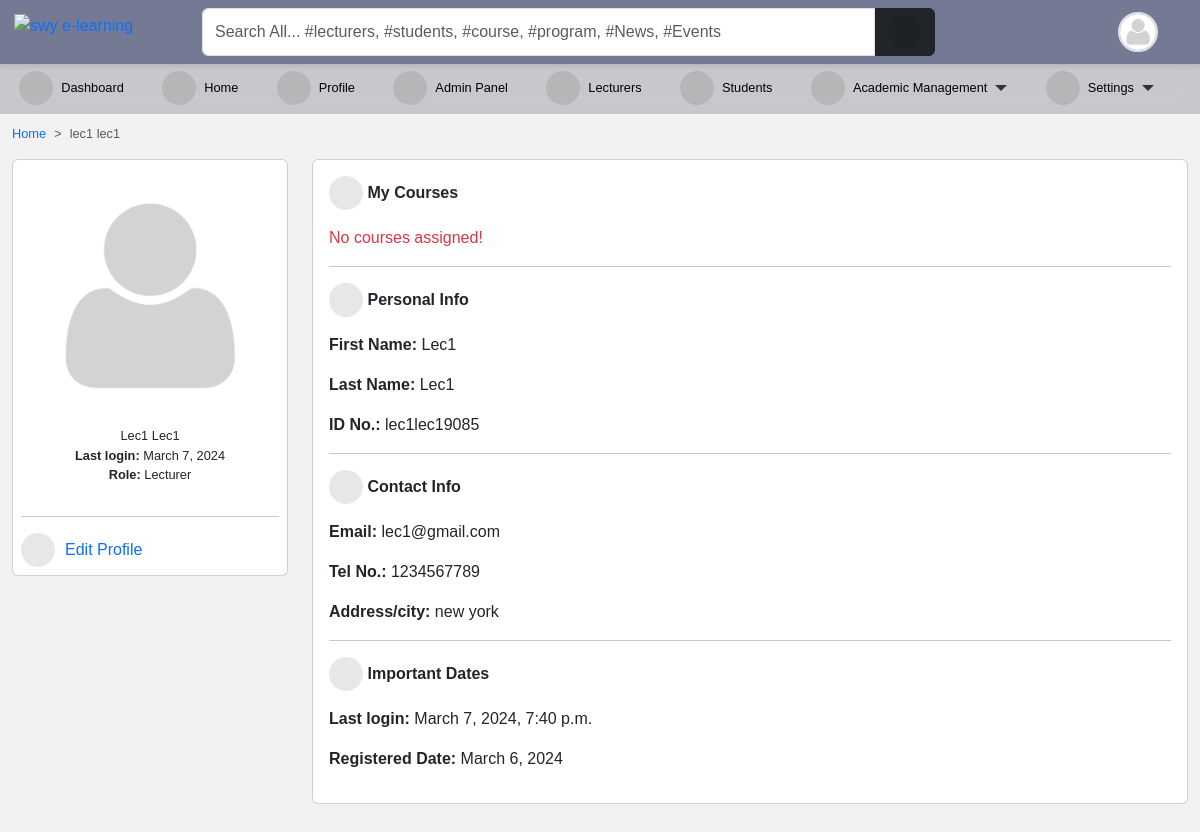
The page /accounts/profile/2/detail/ (signed in) on the database as committed earlier.
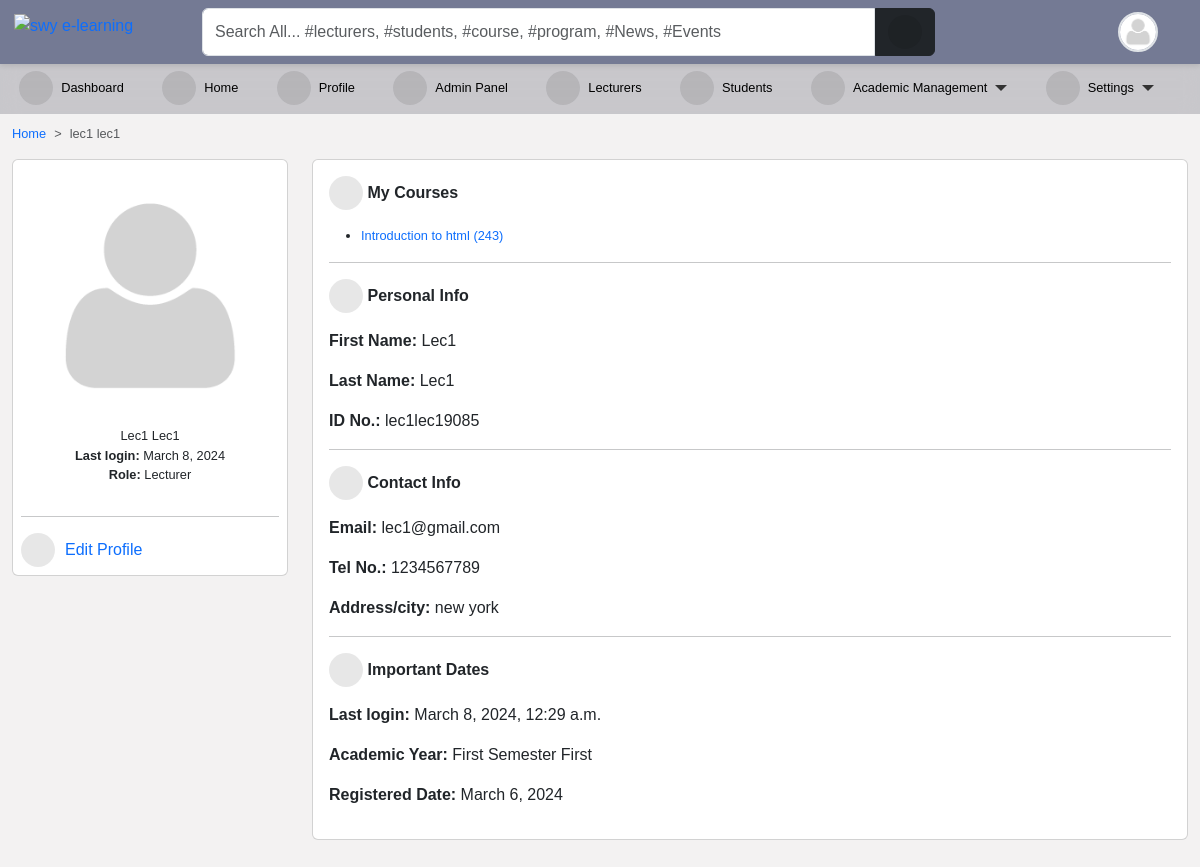
The same page on the database as committed later.
### accounts/models.py (models this page shows, shortened)
class User(AbstractUser):
    is_student = models.BooleanField(default=False)
    is_lecturer = models.BooleanField(default=False)
    gender = models.CharField(max_length=1, choices=GENDERS, blank=True, null=True)
    phone = models.CharField(max_length=60, blank=True, null=True)
    address = models.CharField(max_length=60, blank=True, null=True)
    picture = models.ImageField(
        upload_to="profile_pictures/%y/%m/%d/", default="default.png", null=True
    )
    email = models.EmailField(blank=True, null=True)
    username_validator = ASCIIUsernameValidator()
    objects = CustomUserManager()
    class Meta:
        ordering = ("-date_joined",)
    @property
    def get_full_name(self):
        full_name = self.username
        if self.first_name and self.last_name:
            full_name = self.first_name + " " + self.last_name
        return full_name
    @property
    def get_user_role(self):
        if self.is_superuser:
            role = "Admin"
        elif self.is_student:
            role = "Student"
        elif self.is_lecturer:
            role = "Lecturer"
        return role

### course/models.py (models this page shows, shortened)
class Course(models.Model):
    slug = models.SlugField(blank=True, unique=True)
    title = models.CharField(max_length=200, null=True)
    code = models.CharField(max_length=200, unique=True, null=True)
    credit = models.IntegerField(null=True, default=0)
    summary = models.TextField(max_length=200, blank=True, null=True)
    program = models.ForeignKey(Program, on_delete=models.CASCADE)
    level = models.CharField(max_length=25, choices=LEVEL, null=True)
    year = models.IntegerField(choices=YEARS, default=0)
    semester = models.CharField(choices=SEMESTER, max_length=200)
    is_elective = models.BooleanField(default=False, blank=True, null=True)
    objects = CourseManager()
    def __str__(self):
        return "{0} ({1})".format(self.title, self.code)
    def get_absolute_url(self):
        return reverse("course_detail", kwargs={"slug": self.slug})

### core/models.py (models this page shows)
class Semester(models.Model):
    semester = models.CharField(max_length=10, choices=SEMESTER, blank=True)
    is_current_semester = models.BooleanField(default=False, blank=True, null=True)
    session = models.ForeignKey(
        Session, on_delete=models.CASCADE, blank=True, null=True
    )
    next_semester_begins = models.DateField(null=True, blank=True)
    def __str__(self):
        return self.semester

class Session(models.Model):
    session = models.CharField(max_length=200, unique=True)
    is_current_session = models.BooleanField(default=False, blank=True, null=True)
    next_session_begins = models.DateField(blank=True, null=True)
    def __str__(self):
        return self.session

### accounts/decorators.py (the view)
    def wrapper(request, *args, **kwargs):
        if test_func(request.user):
            return function(request, *args, **kwargs) if function else None
        else:
            return redirect(redirect_to)

### accounts/views.py (called while the page is built, shortened)
@login_required(login_url='login')
@admin_required
def profile_single(request, id):
    if request.user.id == id:
        return redirect("/profile/")
    current_session = Session.objects.filter(is_current_session=True).first()
    current_semester = Semester.objects.filter(
        is_current_semester=True, session=current_session
    ).first()
    user = User.objects.get(pk=id)
    if user.is_lecturer:
        courses = Course.objects.filter(allocated_course__lecturer__pk=id).filter(
            semester=current_semester
        )
        context = {
            "title": user.get_full_name,
            "user": user,
            "user_type": "Lecturer",
            "courses": courses,
            "current_session": current_session,
            "current_semester": current_semester,
        }
        return render(request, "accounts/profile_single.html", context)

### templates/accounts/profile_single.html (shortened to what this page needs)
{% extends 'base.html' %}
{% load static %}
{% load i18n %}
{% block content %}
{% if user.is_authenticated %}
<nav style="--bs-breadcrumb-divider: '>';" aria-label="breadcrumb">
    <ol class="breadcrumb">
      <li class="breadcrumb-item"><a href="/">Home</a></li>
      <li class="breadcrumb-item active" aria-current="page">{{ user.get_full_name }}</li>
    </ol>
</nav>
<div class="row">
    <div class="col-md-3 mx-auto">
        <div class="card  p-2">
            <div class="text-center">
                <img src="{{ user.picture.url }}" class="w-100">
                <ul class="px-2 list-unstyled">
                    <li>{{ user.get_full_name|title }}</li>
                    <li><strong>Last login: </strong>{{ user.last_login|date }}</li>
                    <li><strong>Role: </strong>
                        {{ user.get_user_role }}
                    </li>
                </ul>
            </div>
            <hr>
            {% if request.user.is_superuser %}
            <div class="btn-flex">
                {% if user.is_lecturer %}
                <a class="edit-btn" href="{% url 'staff_edit' pk=user.id %}">
                    <i class="fas fa-user-edit"></i><span class="mobile-hide">Edit Profile</span>
                </a>
                {% endif %}
            </div>
            {% endif %}
        </div>
    </div>
    <div class="col-md-9 mx-auto">
        <div class="card">
            <div class="card-body">
                {% if user.is_lecturer %}
                <p class="fw-bold"><i class="fas fa-book-open"></i> My Courses</p>
                {% if courses %}
                <ul>
                    {% for course in courses %}
                    <li><a href="{{ course.get_absolute_url }}">{{ course }}</a></li>
                    {% endfor %}
                </ul>
                {% else %}
                <div class="text-danger">No courses assigned!</div>
                {% endif %}
                <hr>
                {% endif %}
                <p class="fw-bold"><i class="fas fa-user"></i> Personal Info</p>
                <div class="dashboard-description">
                    <p><strong>First Name:</strong> {{ user.first_name|title }}</p>
                    <p><strong>Last Name:</strong> {{ user.last_name|title }}</p>
                    <p><strong>ID No.:</strong> {{ user.username }}</p>
                </div>
                <hr>
                <p class="fw-bold"><i class="fas fa-phone-square-alt"></i> Contact Info</p>
                <div class="dashboard-description">
                    <p><strong>Email:</strong> {{ user.email }}</p>
                    <p><strong>Tel No.:</strong> {{ user.phone }}</p>
                    <p><strong>Address/city:</strong> {{ user.address }}</p>
                </div>
                <hr>
                <p class="fw-bold"><i class="fa fa-calendar-day"></i> Important Dates</p>
                <div class="dashboard-description">
                    <p><strong>Last login:</strong> {{ user.last_login }}</p>
                    {% if current_semester and current_session %}
                    <p><strong>Academic Year:</strong> {{ current_semester }} Semester {{ current_session }}</p>
                    {% endif %}
                    <p><strong>Registered Date:</strong> {{ user.date_joined|date }}</p>
                </div>
            </div>
        </div>
    </div>
</div>
{% endif %}
{% endblock content %}

Rows that differ between the two databases and show on the page:
changed User "Lec1": last_login "March 7, 2024" → "March 8, 2024"; last_login "March 7, 2024, 7:40 p.m." → "March 8, 2024, 12:29 a.m."
added Course: title+code "Introduction to html (243)"
added Semester: semester "First"
added Session: session "First"
Other text that changed with them:
text no longer shown: "No courses assigned!"
text now shown: "Academic Year: Semester"
